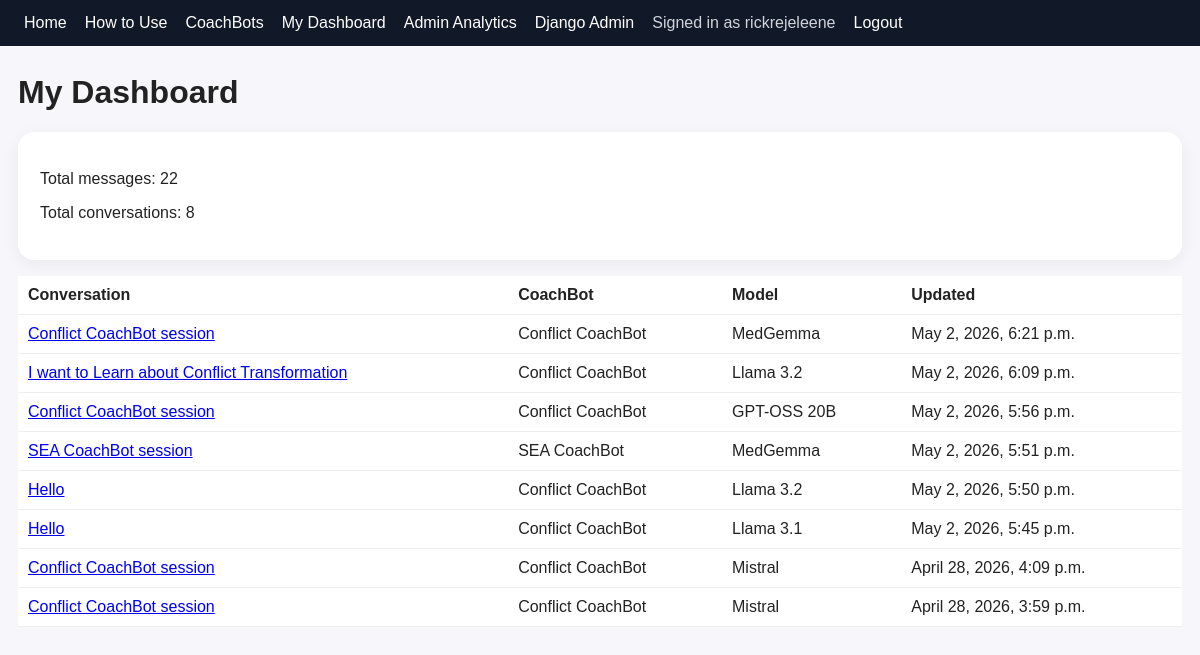
The page /chat/dashboard/ (signed in) on the database as committed earlier.
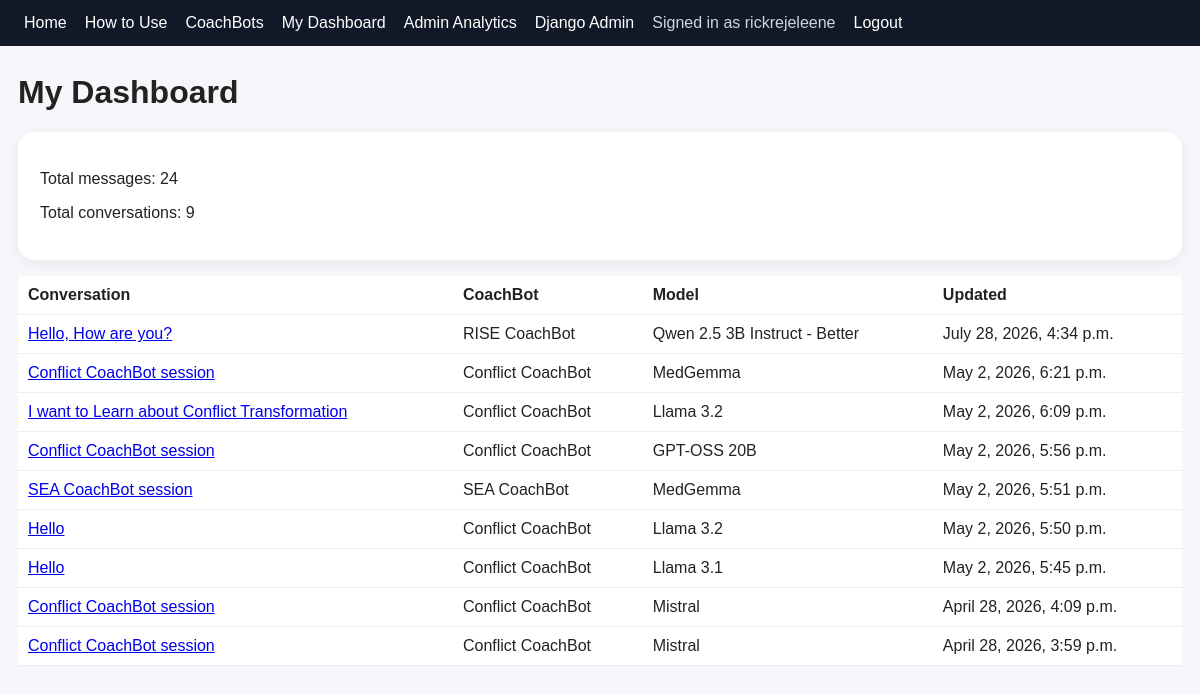
The same page on the database as committed later.
### conversations/models.py (models this page shows, shortened)
class Conversation(models.Model):
    user = models.ForeignKey(
        settings.AUTH_USER_MODEL,
        on_delete=models.CASCADE,
        null=True,
        blank=True,
    )
    guest_name = models.CharField(
        max_length=150,
        blank=True,
    )
    visitor_id = models.CharField(
        max_length=64,
        blank=True,
        db_index=True,
        help_text=(
            "Anonymous browser identifier used to recognize "
            "repeat guest users."
        ),
    )
    chatbot = models.ForeignKey(
        Chatbot,
        on_delete=models.PROTECT,
    )
    model = models.ForeignKey(
        OllamaModel,
        on_delete=models.PROTECT,
        null=True,
        blank=True,
    )
    title = models.CharField(
        max_length=200,
        default="New conversation",
    )
    created_at = models.DateTimeField(
        auto_now_add=True,
    )
    updated_at = models.DateTimeField(
        auto_now=True,
    )
    session_started_at = models.DateTimeField(
        default=timezone.now,
        editable=False,
        help_text="Time the CoachBot session began.",
    )
    session_ended_at = models.DateTimeField(
        null=True,
        blank=True,
        help_text="Time the participant ended the CoachBot session.",
    )
    active_seconds = models.PositiveIntegerField(
        default=0,
        help_text=(
            "Approximate active time spent using this conversation, "
            "measured in seconds."
        ),
    )
    last_activity_at = models.DateTimeField(
        null=True,
        blank=True,
        help_text="Most recent recorded active-use heartbeat.",
    )
    class Meta:
        ordering = ["-updated_at"]

### bots/models.py (models this page shows, shortened)
class Chatbot(models.Model):
    name = models.CharField(max_length=120, unique=True)
    framework = models.CharField(max_length=80)
    description = models.TextField()
    system_prompt = models.TextField()
    is_active = models.BooleanField(default=True)

class OllamaModel(models.Model):
    name = models.CharField(max_length=100, unique=True)
    display_name = models.CharField(max_length=120)
    description = models.TextField(blank=True)
    is_active = models.BooleanField(default=True)

### conversations/views.py (the view)
@login_required
def my_dashboard(request):
    conversations = (
        Conversation.objects
        .filter(user=request.user)
        .select_related(
            "chatbot",
            "model",
        )
        .order_by("-created_at")
    )
    total_messages = Message.objects.filter(
        conversation__user=request.user
    ).count()
    return render(
        request,
        "conversations/dashboard.html",
        {
            "conversations": conversations,
            "total_messages": total_messages,
        },
    )

### templates/conversations/dashboard.html
{% extends 'base.html' %}{% block content %}
<h1>My Dashboard</h1><div class="card"><p>Total messages: {{ total_messages }}</p><p>Total conversations: {{ conversations|length }}</p></div>
<table><tr><th>Conversation</th><th>CoachBot</th><th>Model</th><th>Updated</th></tr>{% for c in conversations %}<tr><td><a href="/chat/{{ c.id }}/">{{ c.title }}</a></td><td>{{ c.chatbot.name }}</td><td>{{ c.model.display_name }}</td><td>{{ c.updated_at }}</td></tr>{% endfor %}</table>
{% endblock %}

Rows that differ between the two databases and show on the page:
added Conversation: title "Hello, How are you?", chatbot.name "RISE CoachBot", model.display_name "Qwen 2.5 3B Instruct - Better", updated_at "July 28, 2026, 4:34 p.m."
Other text that changed with them:
{{ total_messages }}: "22" → "24"
{{ conversations|length }}: "8" → "9"
